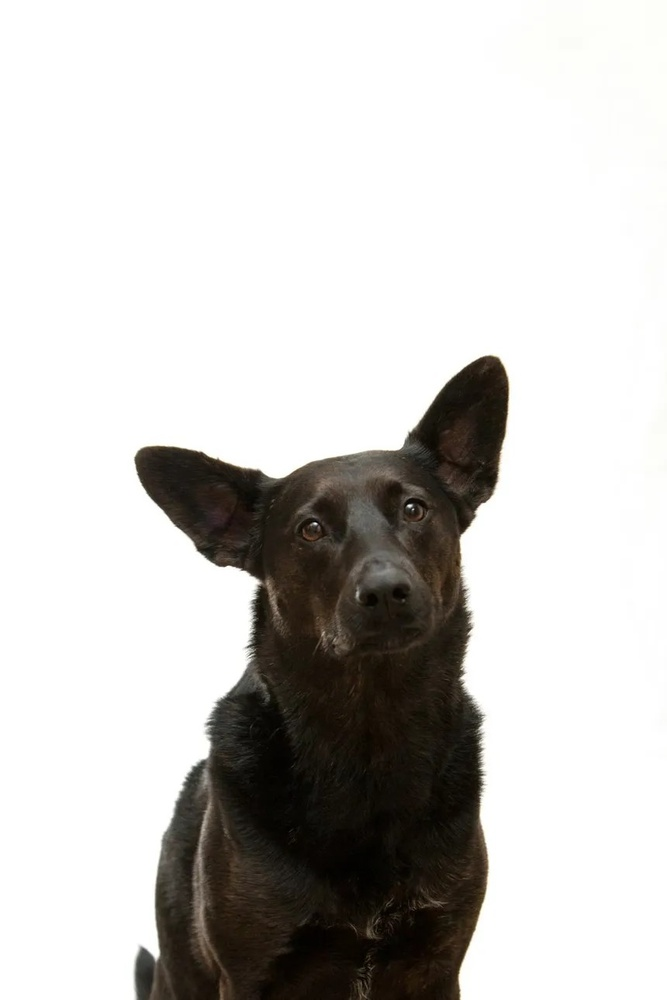
#> input picture Project_Related/Images/Dog.jpg, 667 x 1000 px, shrunk from 860 x 1290 before the run, found by its file name
$ jupyter execute ImageSegmentation_UsingKMeans.ipynb
#> lines starting #> are read from the running program, lines starting #| are printed output that depends on the picture
[cell 1]
import matplotlib as mpl
import matplotlib.pyplot as plt
from sklearn.cluster import KMeans

[cell 2]
image = mpl.image.imread("/content/Dog.jpg")
#> image is the input picture: shape (1000, 667, 3); mean R, G, B 202.4, 200.8, 198.4

[cell 3]
plt.imshow(image)

[cell 4]
image.shape
#> Out = (1000, 667, 3)

[cell 5]
X = image.reshape(-1, 3)

[cell 6]
X.shape
#> Out = (667000, 3)

[cell 7]
kmeans = KMeans(n_clusters = 2, n_init=10)

[cell 8]
kmeans.fit(X)

[cell 9]
segmented_img = kmeans.cluster_centers_[kmeans.labels_]
segmented_img = segmented_img.reshape(image.shape)

[cell 10]
plt.imshow(segmented_img/ 255)
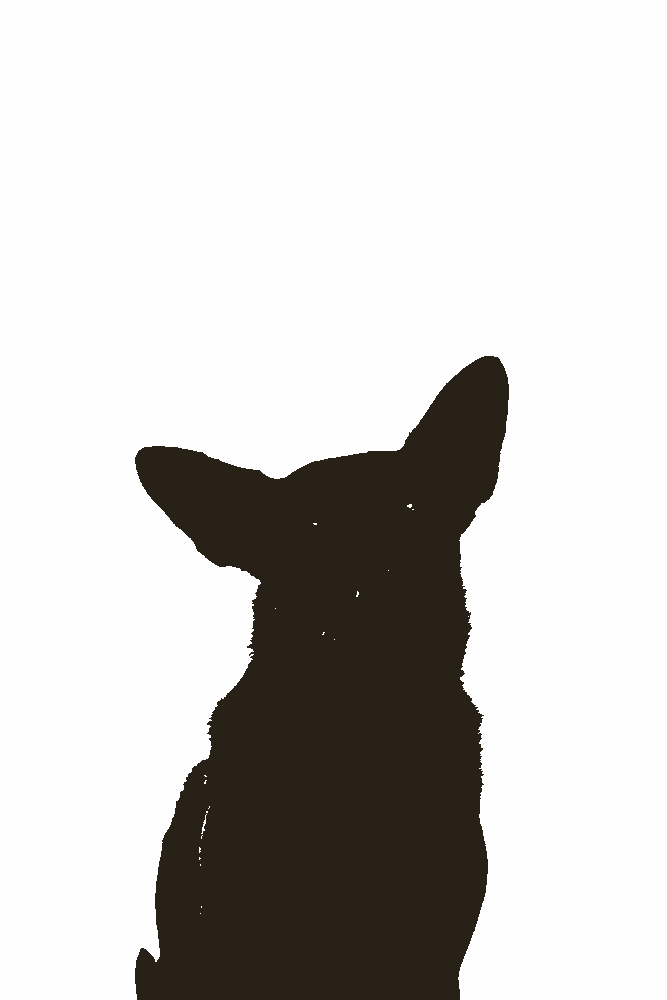
#> shown: shape (1000, 667, 3) float64; mean R, G, B 0.794, 0.787, 0.778

[cell 11]
import cv2

cv2.imwrite("image1.png", cv2.cvtColor(image, cv2.COLOR_BGR2RGB))
cv2.imwrite("image2.png", cv2.cvtColor(segmented_img.astype("uint8"), cv2.COLOR_BGR2RGB))
#> Out = True
